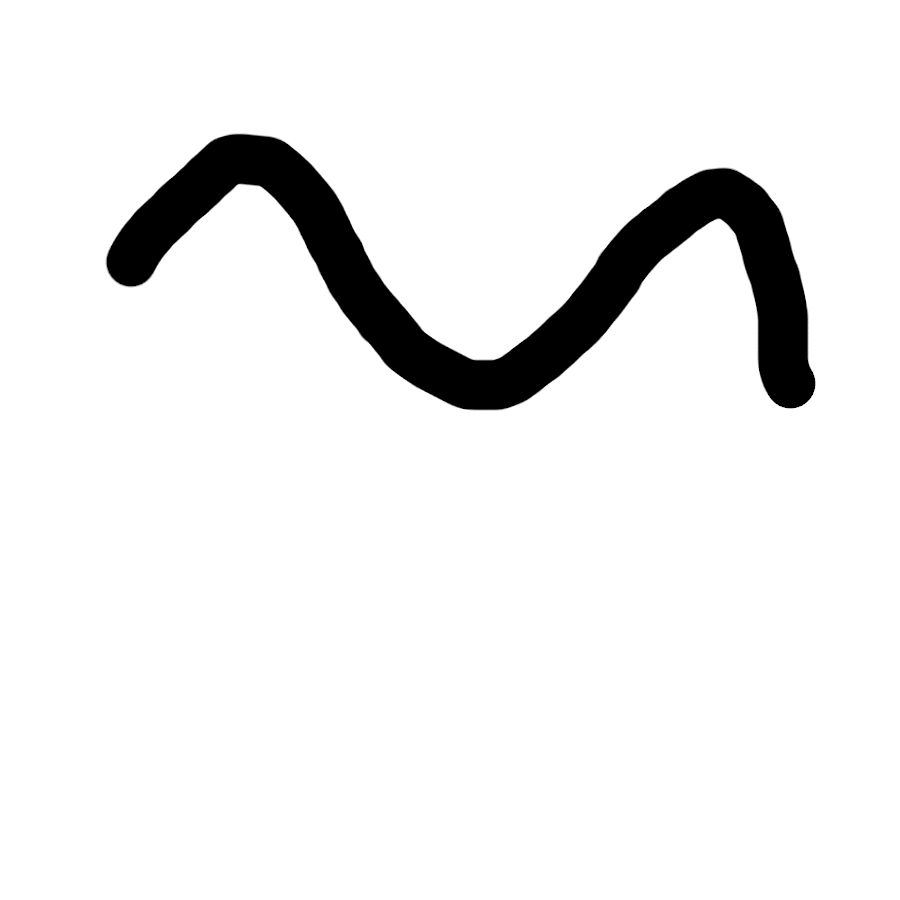
#> input picture gimp1.png, 900 x 900 px
$ python try3.py
#> lines starting #> are read from the running program, lines starting #| are printed output that depends on the picture; after the words box and inside, x2 and y2 are one past the last pixel; in counts of white or black regions, pixels touching at a corner belong together
import cv2
import cv2.ximgproc as ximgproc
import numpy as np
import matplotlib.pyplot as plt
from scipy.spatial import KDTree
import os


# (Paste the extract_waypoints_from_mask function from above right here)
def extract_waypoints_from_mask(road_mask, step_size=25):
    """
    Takes a binary road mask (white road on black background),
    thins it, and traces it to extract an ordered list of waypoints.
    """
    if road_mask is None or road_mask.size == 0:
        return []
    thinned = ximgproc.thinning(road_mask)
    points = np.argwhere(thinned > 0)
    if len(points) < 2:
        print("Not enough points found after thinning.")
        return []
    points = points[:, ::-1]
    pixel_tree = KDTree(points)
    start_index = np.argmin(points[:, 1] * thinned.shape[1] + points[:, 0])
    ordered_points = []
    visited_indices = set()
    current_idx = start_index
    while len(visited_indices) < len(points):
        if current_idx in visited_indices: break
        ordered_points.append(points[current_idx])
        visited_indices.add(current_idx)
        distances, indices = pixel_tree.query(points[current_idx], k=10)
        next_idx = -1
        for i in indices:
            if i not in visited_indices:
                next_idx = i
                break
        if next_idx == -1: break
        current_idx = next_idx
    waypoints = ordered_points[::step_size]
    if ordered_points and list(waypoints[-1]) != list(ordered_points[-1]):
        waypoints.append(ordered_points[-1])
    print(f"Extracted {len(waypoints)} waypoints.")
    return [tuple(p) for p in waypoints]


# --- Main script ---
# Load the image
img_path = os.path.join(os.path.dirname(__file__), 'gimp1.png')  # Use image in same directory
img = cv2.imread(img_path)
#> img is the input picture: shape (900, 900, 3); min 0, max 255, mean 238.2

if img is None:
    raise ValueError("Image not found. Please check the file path.")

# --- The image processing part of your code is perfect ---
gray = cv2.cvtColor(img, cv2.COLOR_BGR2GRAY)
blurred = cv2.GaussianBlur(gray, (5, 5), 0)
# Use thresholding for simple drawings instead of Canny
_, binary_mask = cv2.threshold(blurred, 127, 255, cv2.THRESH_BINARY_INV)
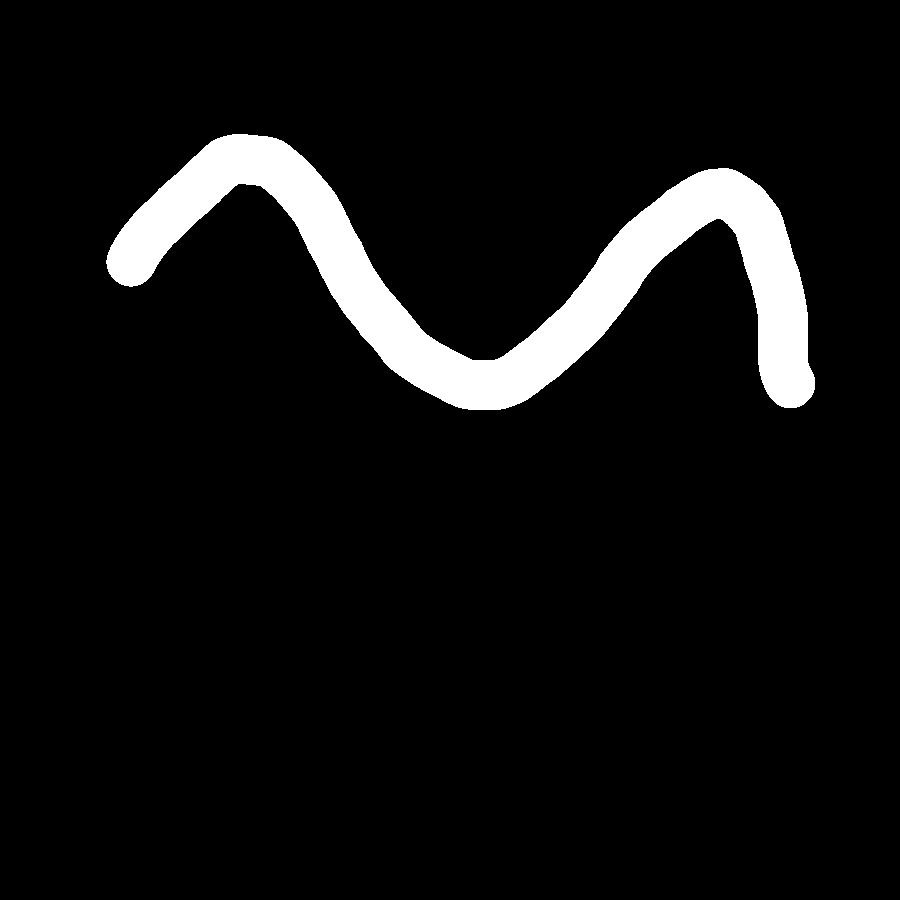
#> binary_mask: shape (900, 900); 6.6% white; 1 white region, box (x1, y1, x2, y2) and area: (106, 134, 815, 410) 53431

# --- +++ NEW: Get waypoints from the mask +++ ---
# The mask from thresholding is already what we need (white road on black)
waypoints = extract_waypoints_from_mask(binary_mask, step_size=30)
#> in extract_waypoints_from_mask, `points = np.argwhere(thinned > 0)`: points = 1028 pairs, first value 160 to 383, second value 131 to 790
#> in extract_waypoints_from_mask, `points = points[:, ::-1]`: points = 1028 pairs, first value 131 to 790, second value 160 to 383
#> in extract_waypoints_from_mask, `start_index = np.argmin(points[:, 1] * thinned.shape[1] + points[:, 0])`: start_index = 0
#> the loop in extract_waypoints_from_mask, `while len(visited_indices) < len(points):` made 867 passes
#> (distances, indices, current_idx) on passes 1 to 3: ([0, 1, 1.41, 2, 2.24, 3, 3.16, 4, 4.12, 5], [0, 1, 18, 2, 17, 3, 16, 4, 15, 5], 1), ([0, 1, 1, 2, 2.24, 3, 3.16, 4, 4.12, 5], [1, 0, 2, 3, 18, 4, 17, 5, 16, 6], 2), ([0, 1, 1, 2, 2, 3, 3.16, 4, 4.12, 5], [2, 3, 1, 0, 4, 5, 18, 6, 17, 7], 3)
#> after the loop in extract_waypoints_from_mask, `while len(visited_indices) < len(points):`: ordered_points = 867 pairs, first value 240 to 790, second value 160 to 383; visited_indices = 867 items
#> in extract_waypoints_from_mask, `waypoints = ordered_points[::step_size]`: waypoints = 29 pairs, first value 240 to 784, second value 160 to 383
#| Extracted 30 waypoints.
#> waypoints = 30 pairs, first value 240 to 790, second value 160 to 383

# --- Visualization ---
# Create an image to draw the waypoints on
result_with_waypoints = img.copy()

# Draw the waypoint path as a line
if len(waypoints) > 1:
    for i in range(len(waypoints) - 1):
        cv2.line(result_with_waypoints, waypoints[i], waypoints[i+1], (255, 0, 0), 3) # Blue line
#> this loop made 29 passes
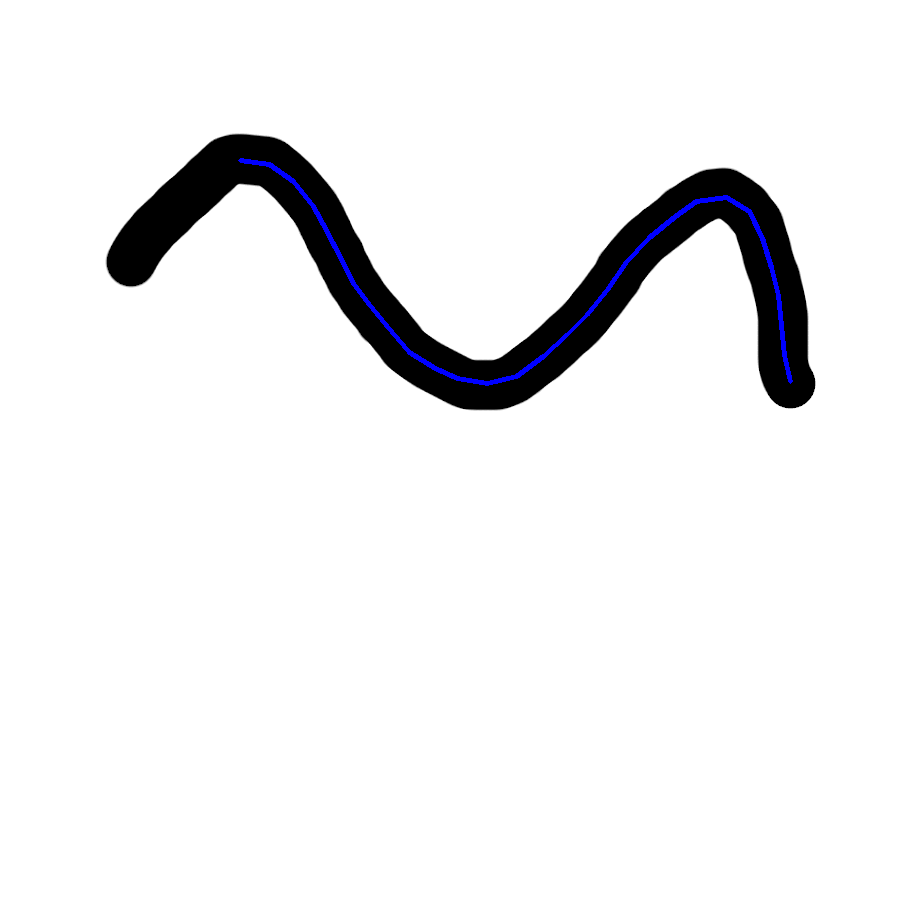
#> result_with_waypoints: shape (900, 900, 3); 0.51% of pixels changed, all inside (x1, y1, x2, y2) = (238, 158, 793, 386)

# Draw each waypoint as a circle
for point in waypoints:
    cv2.circle(result_with_waypoints, point, 7, (0, 0, 255), -1) # Red circles
#> this loop made 30 passes
#> point on passes 1 to 8: (240, 160), (269, 164), (293, 181), (313, 206), (326, 230), (341, 259), (353, 283), (368, 303)
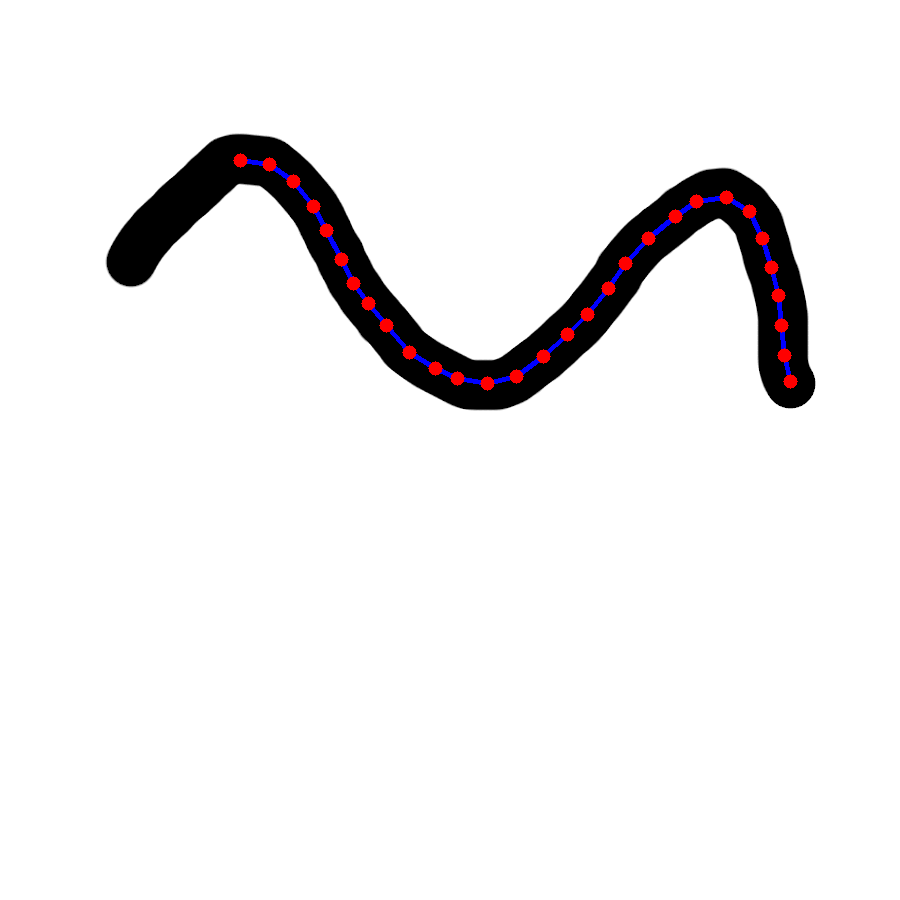
#> result_with_waypoints: shape (900, 900, 3); 0.55% of pixels changed, all inside (x1, y1, x2, y2) = (233, 153, 798, 391)

# Display results using matplotlib
plt.figure(figsize=(12, 6))

plt.subplot(1, 2, 1)
plt.title('Road Mask')
plt.imshow(binary_mask, cmap='gray')
plt.axis('off')

plt.subplot(1, 2, 2)
plt.title('Extracted Waypoints')
plt.imshow(cv2.cvtColor(result_with_waypoints, cv2.COLOR_BGR2RGB))
plt.axis('off')

plt.tight_layout()
plt.show()
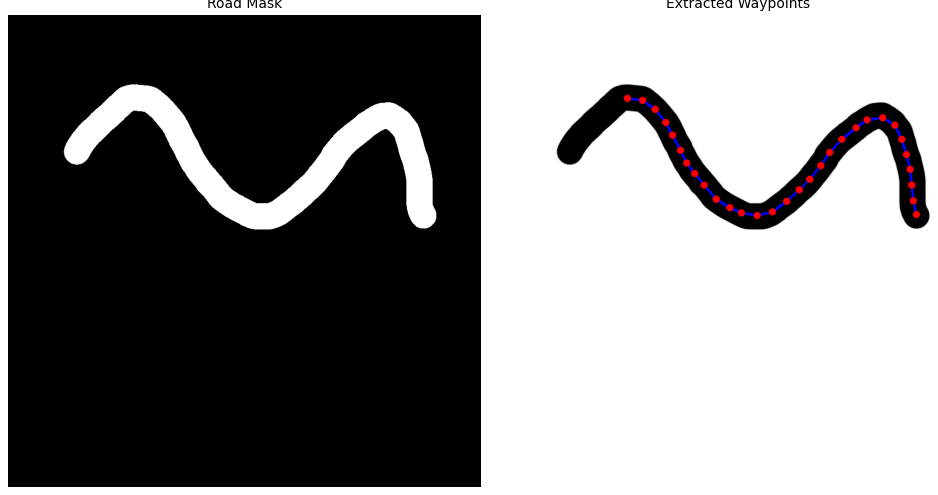
#> figure drawn by matplotlib, 2 panels

# Save the result
cv2.imwrite('result_with_waypoints.png', result_with_waypoints)

# You can now use the 'waypoints' list in your simulation!
print("\nFinal Waypoints:")
print(waypoints)
#> (printed output is left out)

$ run again, with g.png copied over gimp1.png
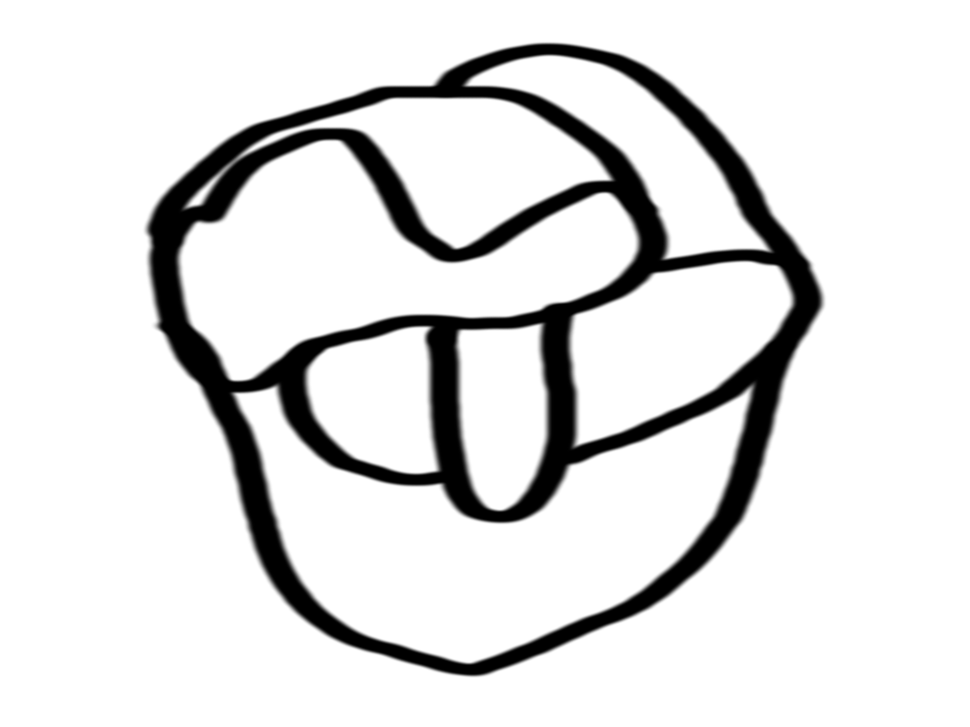
#> input picture g.png, 970 x 727 px, shrunk from 1200 x 900 before the run
#> img is the input picture: shape (727, 970, 3); min 0, max 255, mean 224.2
#> binary_mask: shape (727, 970); 12.1% white; 1 white region, box (x1, y1, x2, y2) and area: (148, 44, 822, 676) 85318
#> thinned: shape (727, 970); 0.64% white in thin lines or dots, all inside (x1, y1, x2, y2) = (164, 49, 806, 670)
#> in extract_waypoints_from_mask, `points = np.argwhere(thinned > 0)`: points = 4478 pairs, first value 49 to 669, second value 164 to 805
#> in extract_waypoints_from_mask, `points = points[:, ::-1]`: points = 4478 pairs, first value 164 to 805, second value 49 to 669
#> start_index = 0
#> the loop in extract_waypoints_from_mask, `while len(visited_indices) < len(points):` made 2704 passes
#> (distances, indices, current_idx) on passes 1 to 3: ([0, 1, 1, 1.41, 2, 2.24, 3, 3.16, 4, 4.12], [0, 34, 1, 33, 2, 32, 3, 31, 4, 30], 34), ([0, 1, 1, 1.41, 2, 2.24, 3, 3.16, 4, 4.12], [34, 33, 0, 1, 32, 2, 31, 3, 30, 4], 33), ([0, 1, 1, 1.41, 2, 2.24, 3, 3.16, 4, 4.12], [33, 32, 34, 0, 31, 1, 30, 2, 29, 3], 32)
#> after the loop in extract_waypoints_from_mask, `while len(visited_indices) < len(points):`: ordered_points = 2704 pairs, first value 164 to 766, second value 49 to 669; visited_indices = 2704 items
#> in extract_waypoints_from_mask, `waypoints = ordered_points[::step_size]`: waypoints = 91 pairs, first value 164 to 765, second value 49 to 668
#| Extracted 92 waypoints.
#> `waypoints = extract_waypoints_from_mask(binary_mask, step_size=30)`: waypoints = 92 pairs, first value 164 to 765, second value 49 to 668
#> the loop `for i in range(len(waypoints) - 1):` made 91 passes
#> after the loop `for i in range(len(waypoints) - 1):`:
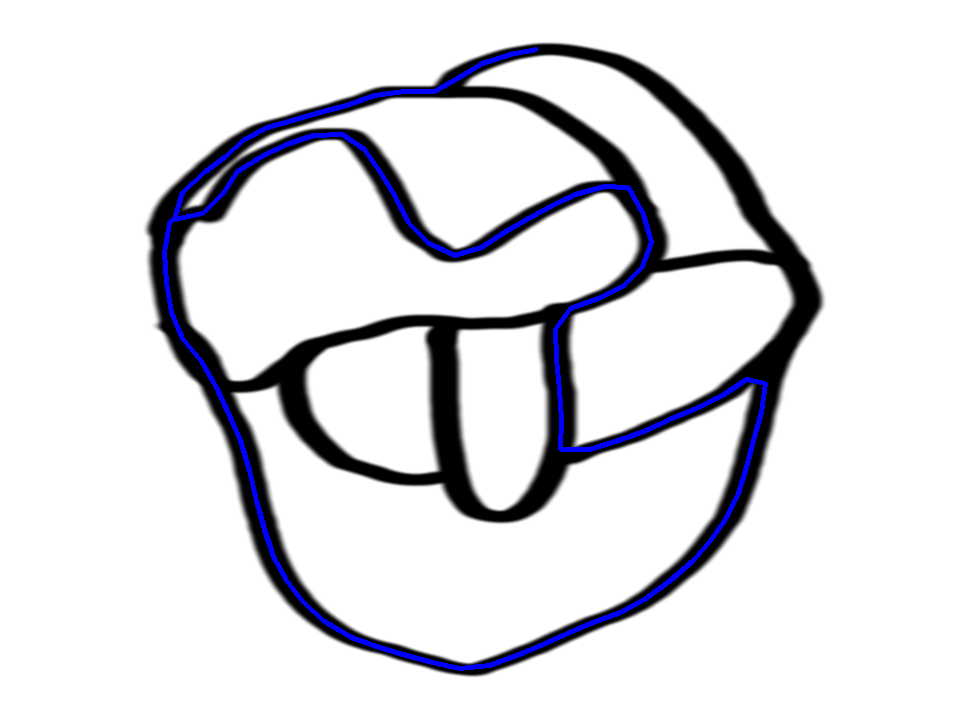
#> result_with_waypoints: shape (727, 970, 3); 1.8% of pixels changed, all inside (x1, y1, x2, y2) = (162, 47, 768, 671)
#> the loop `for point in waypoints:` made 92 passes
#> point on passes 1 to 8: (536, 49), (510, 54), (482, 63), (457, 78), (434, 91), (404, 91), (374, 95), (346, 105)
#> `plt.show()`:
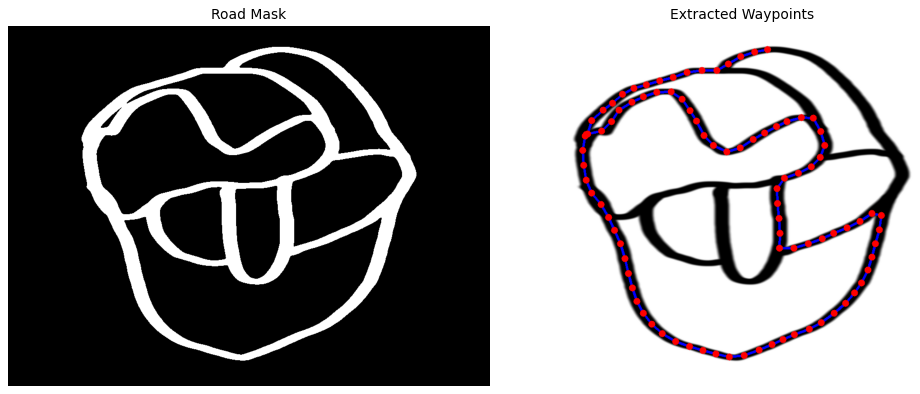
#> figure drawn by matplotlib, 2 panels
#> (printed output is left out)
